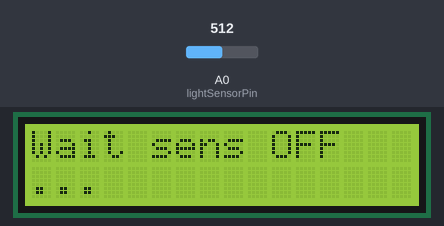
Recording of a sketch running on a simulated Arduino Uno, built with avr-gcc and run on an emulated ATmega328P. On the bench: 16×2 character LCD. The test bench sets the inputs (shaded band); at power-on: A0 (lightSensorPin) = 512. What the sketch prints to the serial monitor is not drawn.

Above: at 0.8 s.
0.9 s: A0 (lightSensorPin) set to 313
3.9 s: A0 (lightSensorPin) set to 288
5.6 s: A0 (lightSensorPin) set to 306
At 6.1 s:
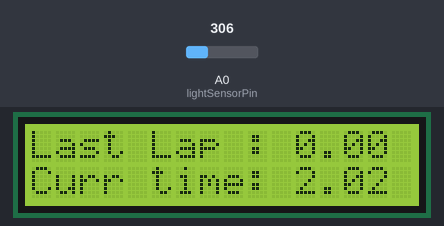
7.5 s: A0 (lightSensorPin) set to 6
At 9.95 s:
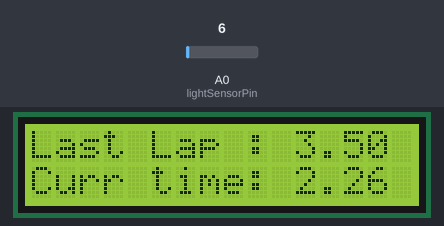

The sketch:

laser_timer.ino
```cpp
/*
* Laser timer
*
*/
#include <LiquidCrystal.h>
LiquidCrystal lcd( 7, 6, 5, 4, 3, 2 );

int cycleDelay = 5; // Millisecondi di delay
long cycleCounter = 0; // Contatore cicli
long startTimeMillis = 0;
long timeMillis = 0;

int lightSensorPin=A0;
int lightSensorValue = 0;

int lightSensorSwitchLevel = 300;

int numberCyclesToShowTime = 50;

int waitLigthSensorOn = 0;

float lastLapTime =0.0;

void setup() {
  Serial.begin(9600);
  // Setto il tempo a 0
  cycleCounter=0;
  lightSensorValue=0;

  // Setup lcd
  lcd.begin(16,2);
  lcd.print("Timer startup.");

  // Attesa primo inizio ciclo
  // Step 1 : Il sensore deve andare a on
  // Step 2 : Il sensore va a off e si parte
  int count=0;
  lcd.clear();
  lcd.setCursor(0,0);
  lcd.print("Wait sens ON");
  while( true ) {
    delay(cycleDelay);
    lightSensorValue = analogRead(lightSensorPin);
    if( lightSensorValue>lightSensorSwitchLevel )
      break;
    Serial.println("Attesa che il sensore si accenda");
    lcd.setCursor(count/10,1);
    lcd.print(".");
    count++;
    if( count> 150 ) {
      count=0;
      for( int i=0; i<16; i++) {
        lcd.setCursor(i,1);
        lcd.print(" ");
      }
    }
  }
  count=0;
  lcd.clear();
  lcd.setCursor(0,0);
  lcd.print("Wait sens OFF");
  while( true ) {
    delay(cycleDelay);
    lightSensorValue = analogRead(lightSensorPin);
    if( lightSensorValue<=lightSensorSwitchLevel ) {
      cycleCounter=0;
      break;
    }
    Serial.println("Attesa che il sensore si spenga");
    lcd.setCursor(count/10,1);
    lcd.print(".");
    count++;
    if( count> 150 ) {
      count=0;
      for( int i=0; i<16; i++) {
        lcd.setCursor(i,1);
        lcd.print(" ");
      }
    }
  }
  lcd.clear();
  lcd.setCursor(0,0);
  lcd.print("Last Lap :");
  lcd.setCursor(0,1);
  lcd.print("Curr time:");

  // Reset timer
  startTimeMillis = millis();
  timeMillis = startTimeMillis;
}

void loop() {
  // TODO Leggo i centesimi di secondo trascorsi e li stampo a console
  delay(cycleDelay);
  cycleCounter++;
  //Serial.print("Count : ");
  //Serial.print(cycleCounter);
  //Serial.println(".");
  timeMillis = millis();

  // Read light sensor
  lightSensorValue = analogRead(lightSensorPin);
  Serial.print("Ligth sensor : ");
  Serial.print(lightSensorValue);
  Serial.println(".");
  // Check if sensor is on or off
  int lightSensorStatus = 1;

  if( lightSensorValue<lightSensorSwitchLevel )
    lightSensorStatus =0;
  if( lightSensorValue>=lightSensorSwitchLevel )
    waitLigthSensorOn = 0;

  // Calcolo dei secondi
  float cycleSeconds = ((float)(timeMillis-startTimeMillis))/1000;

  Serial.print("Seconds : ");
  Serial.print(cycleSeconds);
  Serial.print( " - laser switch value");
  //Serial.print(lightSensorValue);
  if( lightSensorStatus == 1 ) {
    Serial.print(" - Sensor ON");
  } else {
    Serial.print(" - Sensor OFF");
  }
  Serial.println(".");

  if( lightSensorStatus==0 && waitLigthSensorOn==0 ) {
    cycleCounter=0;
    startTimeMillis = millis();
    timeMillis = startTimeMillis;
    waitLigthSensorOn = 1;
    lastLapTime = cycleSeconds;
  }
  displayTimer(cycleSeconds, lastLapTime);
}

void displayTimer(float cycleSeconds, float lastLapTime ) {
   // Data connection
   // Display D4 -> D5
   // Display D5 -> D4
   // Display D6 -> D3
   // Display D7 -> D2
   // Diplay E -> D6
   // Display RS -> D7
   lcd.setCursor(11,0);
   lcd.print(lastLapTime);
   lcd.setCursor(11,1);
   lcd.print(cycleSeconds);
}
```
